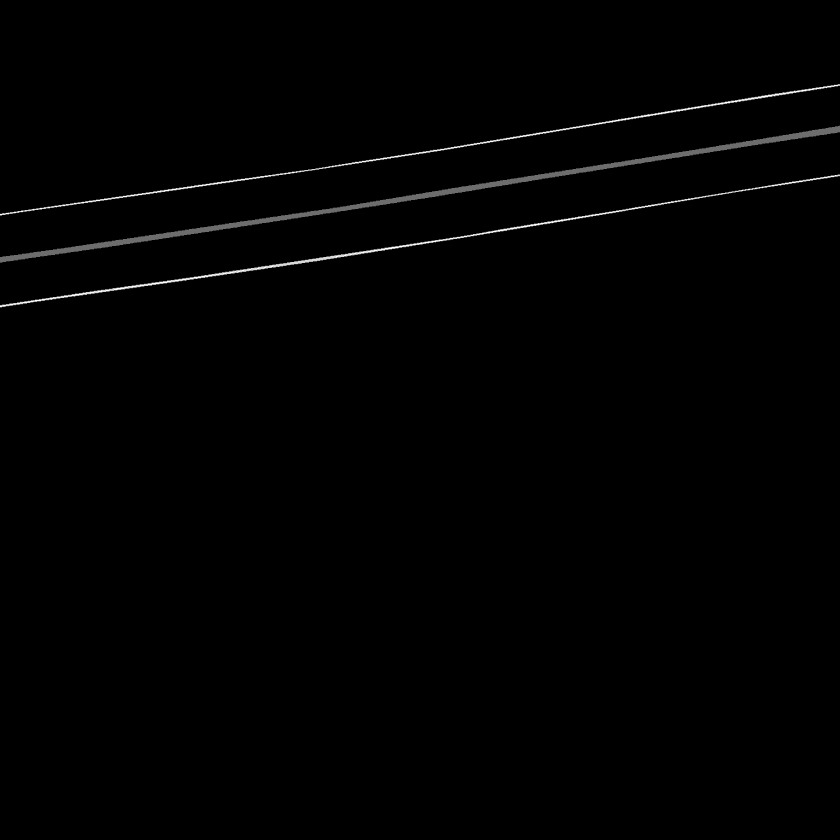
#> input picture MachineLearning/day08/0.png, 840 x 840 px, shrunk from 1536 x 1536 before the run
$ python ceshi.py
#> lines starting #> are read from the running program, lines starting #| are printed output that depends on the picture; after the words box and inside, x2 and y2 are one past the last pixel; in counts of white or black regions, pixels touching at a corner belong together
import cv2 as cv
original = cv.imread('0.png')
#> original is the input picture: shape (840, 840, 3); min 0, max 7, mean 0.0463
print(original.shape)
#| (840, 840, 3)
img = cv.cvtColor(original,cv.COLOR_BGR2GRAY)
cv.imshow('img',img)
img2 = cv.adaptiveThreshold(img, 255, cv.ADAPTIVE_THRESH_MEAN_C, cv.THRESH_BINARY, 3,1)
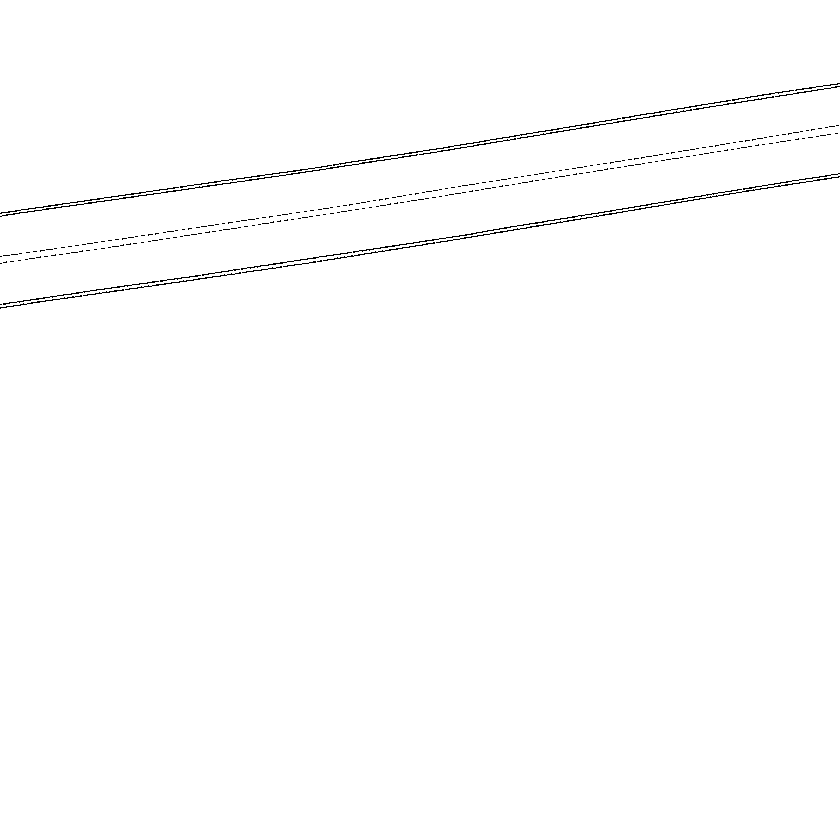
#> img2: shape (840, 840); 99.3% white; black in thin lines or dots, all inside (x1, y1, x2, y2) = (0, 83, 840, 309)
cv.imshow('img2',img2)
cv.waitKey()
